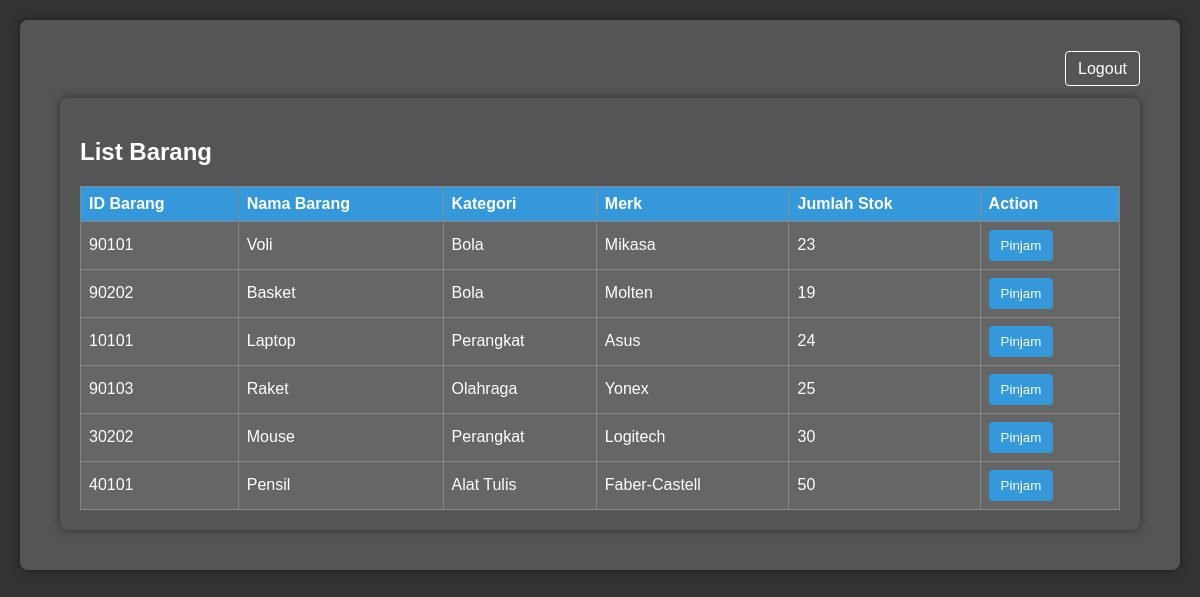
Page /index.php (signed in) on the committed database.
### tables this page shows
CREATE TABLE `barang` (
  `id` int(11) NOT NULL,
  `kode_barang` varchar(15) DEFAULT NULL,
  `nama_brg` varchar(50) DEFAULT NULL,
  `kategori` varchar(50) DEFAULT NULL,
  `merk` varchar(50) DEFAULT NULL,
  `jumlah` int(11) DEFAULT NULL
);

### database.php (called while the page is built, shortened)
<?php
$dbconnect = mysqli_connect(DB_HOST, DB_USER, DB_PASS, DB_NAME);
function tampilanBarang()
{
    global $dbconnect;
    $query = "SELECT * FROM barang";
    $result = mysqli_query($dbconnect, $query);
    $barangList = [];
    while ($barang = mysqli_fetch_assoc($result)) {
        $barangList[] = $barang;
    }
    return $barangList;
}
?>

### index.php (the view, shortened to what this page needs)
<?php
require_once("database.php");
require_once('database.php');
?>
<!DOCTYPE html>
<html lang="en">
<head>
</head>
<body>
<div class="box">
<div class="legot">
        <a href="logout.php">Logout</a>
    </div>
    <div class="box">
        <h2>List Barang</h2>
        <?php
        $barangList = tampilanBarang();
        ?>
        <?php if (!empty($barangList)) : ?>
            <table class="table table-dark table-striped">
                <thead>
                    <tr>
                        <th>ID Barang</th>
                        <th>Nama Barang</th>
                        <th>Kategori</th>
                        <th>Merk</th>
                        <th>Jumlah Stok</th>
                        <th>Action</th>
                    </tr>
                </thead>
                <tbody>
                    <?php foreach ($barangList as $barang) : ?>
                        <tr>
                            <td><?= $barang['kode_barang'] ?></td>
                            <td><?= $barang['nama_brg'] ?></td>
                            <td><?= $barang['kategori'] ?></td>
                            <td><?= $barang['merk'] ?></td>
                            <td><?= $barang['jumlah'] ?></td>
                            <td>
                                <button class="pinjam-btn" onclick="meminjam(<?= $barang['kode_barang'] ?>)">Pinjam</button>
                            </td>
                        </tr>
                    <?php endforeach; ?>
                </tbody>
            </table>
        <?php else : ?>
            <p>Tidak ada.</p>
        <?php endif; ?>
    </div>
</html>

### index.php (style rules this page uses)
body { font-family: 'Arial', sans-serif; margin: 0; padding: 0; background-color: #333; color: #fff; }
.box { background-color: #555; border-radius: 8px; box-shadow: 0 0 10px rgba(0, 0, 0, 0.5); overflow: hidden; margin: 20px; padding: 20px; box-sizing: border-box; }
h2 { color: #fff; }
table { width: 100%; border-collapse: collapse; margin-top: 20px; background-color: #666; color: #fff; }
th, td { border: 1px solid #888; padding: 8px; text-align: left; }
th { background-color: #3498db; color: #fff; }
.pinjam-btn { background-color: #3498db; color: #fff; border: none; padding: 8px 12px; border-radius: 4px; cursor: pointer; }
.legot { text-align: right; margin: 20px; }
.legot a { text-decoration: none; color: #fff; padding: 8px 12px; border: 1px solid #fff; border-radius: 4px; }

### rows in the picture
barang: kode_barang "90101", nama_brg "Voli", kategori "Bola", merk "Mikasa", jumlah "23"
barang: kode_barang "90202", nama_brg "Basket", kategori "Bola", merk "Molten", jumlah "19"
barang: kode_barang "10101", nama_brg "Laptop", kategori "Perangkat", merk "Asus", jumlah "24"
barang: kode_barang "90103", nama_brg "Raket", kategori "Olahraga", merk "Yonex", jumlah "25"
barang: kode_barang "30202", nama_brg "Mouse", kategori "Perangkat", merk "Logitech", jumlah "30"
barang: kode_barang "40101", nama_brg "Pensil", kategori "Alat Tulis", merk "Faber-Castell", jumlah "50"
